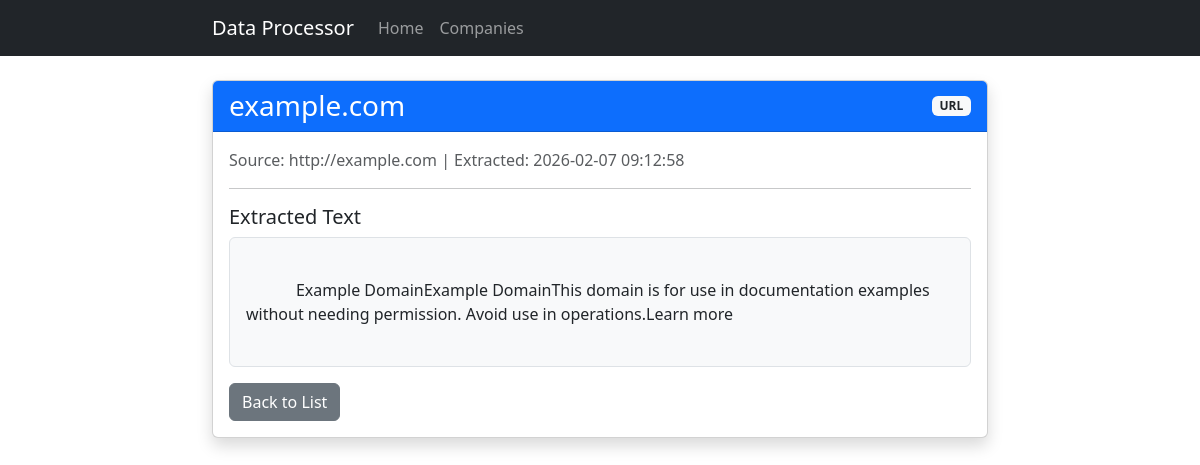
Page /company/2 on the committed database.
### tables this page shows
CREATE TABLE companies (
            id INTEGER PRIMARY KEY AUTOINCREMENT,
            company_name TEXT NOT NULL,
            source_type TEXT NOT NULL,
            source_location TEXT NOT NULL,
            raw_text TEXT,
            extracted_at TIMESTAMP DEFAULT CURRENT_TIMESTAMP
        );

### app.py (the view)
@app.route('/company/<int:id>')
def company_detail(id):
    conn = get_db_connection()
    company = conn.execute('SELECT * FROM companies WHERE id = ?', (id,)).fetchone()
    conn.close()
    if company is None:
        return "Company not found", 404
    return render_template('detail.html', company=company)

### app.py (called while the page is built)
def init_db():
    conn = sqlite3.connect(app.config['DB_PATH'])
    c = conn.cursor()
    c.execute('''
        CREATE TABLE IF NOT EXISTS companies (
            id INTEGER PRIMARY KEY AUTOINCREMENT,
            company_name TEXT NOT NULL,
            source_type TEXT NOT NULL,
            source_location TEXT NOT NULL,
            raw_text TEXT,
            extracted_at TIMESTAMP DEFAULT CURRENT_TIMESTAMP
        )
    ''')
    conn.commit()
    conn.close()

def get_db_connection():
    if not os.path.exists(app.config['DB_PATH']):
        init_db()
    conn = sqlite3.connect(app.config['DB_PATH'])
    conn.row_factory = sqlite3.Row
    return conn

### templates/detail.html
{% extends "layout.html" %}
{% block content %}
<div class="card shadow">
    <div class="card-header bg-primary text-white d-flex justify-content-between align-items-center">
        <h3 class="mb-0">{{ company['company_name'] }}</h3>
        <span class="badge bg-light text-dark">{{ company['source_type'] }}</span>
    </div>
    <div class="card-body">
        <p class="text-muted">Source: {{ company['source_location'] }} | Extracted: {{ company['extracted_at'] }}</p>
        <hr>
        <h5>Extracted Text</h5>
        <div class="p-3 bg-light border rounded" style="white-space: pre-wrap; max-height: 600px; overflow-y: auto;">
            {{ company['raw_text'] }}
        </div>
        <div class="mt-3">
            <a href="{{ url_for('companies') }}" class="btn btn-secondary">Back to List</a>
        </div>
    </div>
</div>
{% endblock %}

### templates/layout.html (style rules this page uses)
body { padding-top: 2rem; }

### rows in the picture
companies: company_name "example.com", source_type "URL", source_location "http://example.com", extracted_at "2026-02-07 09:12:58", raw_text "Example DomainExample DomainThis domain is for use in documentation examples without needing permission. Avoid use in operations.Learn more"
